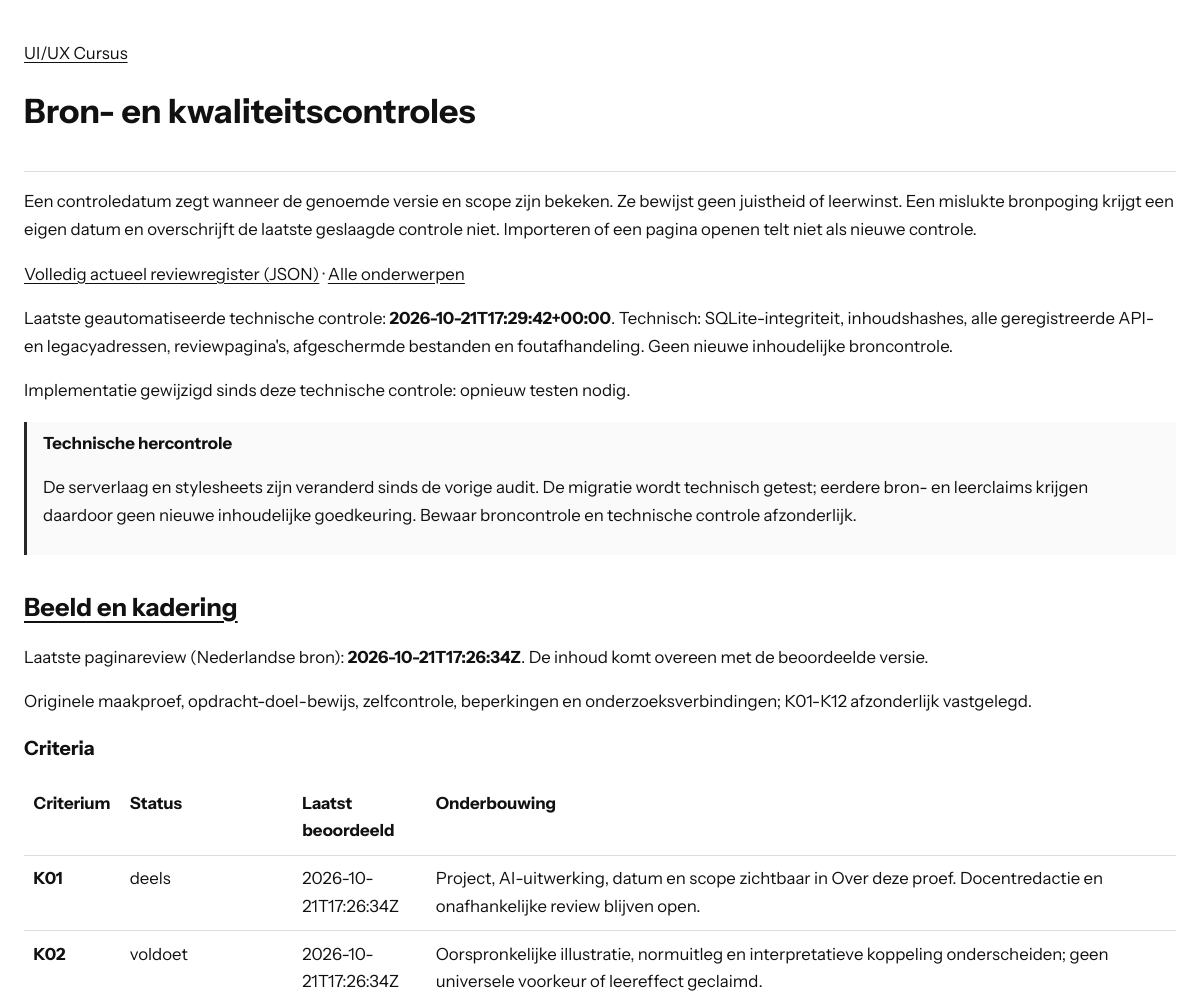
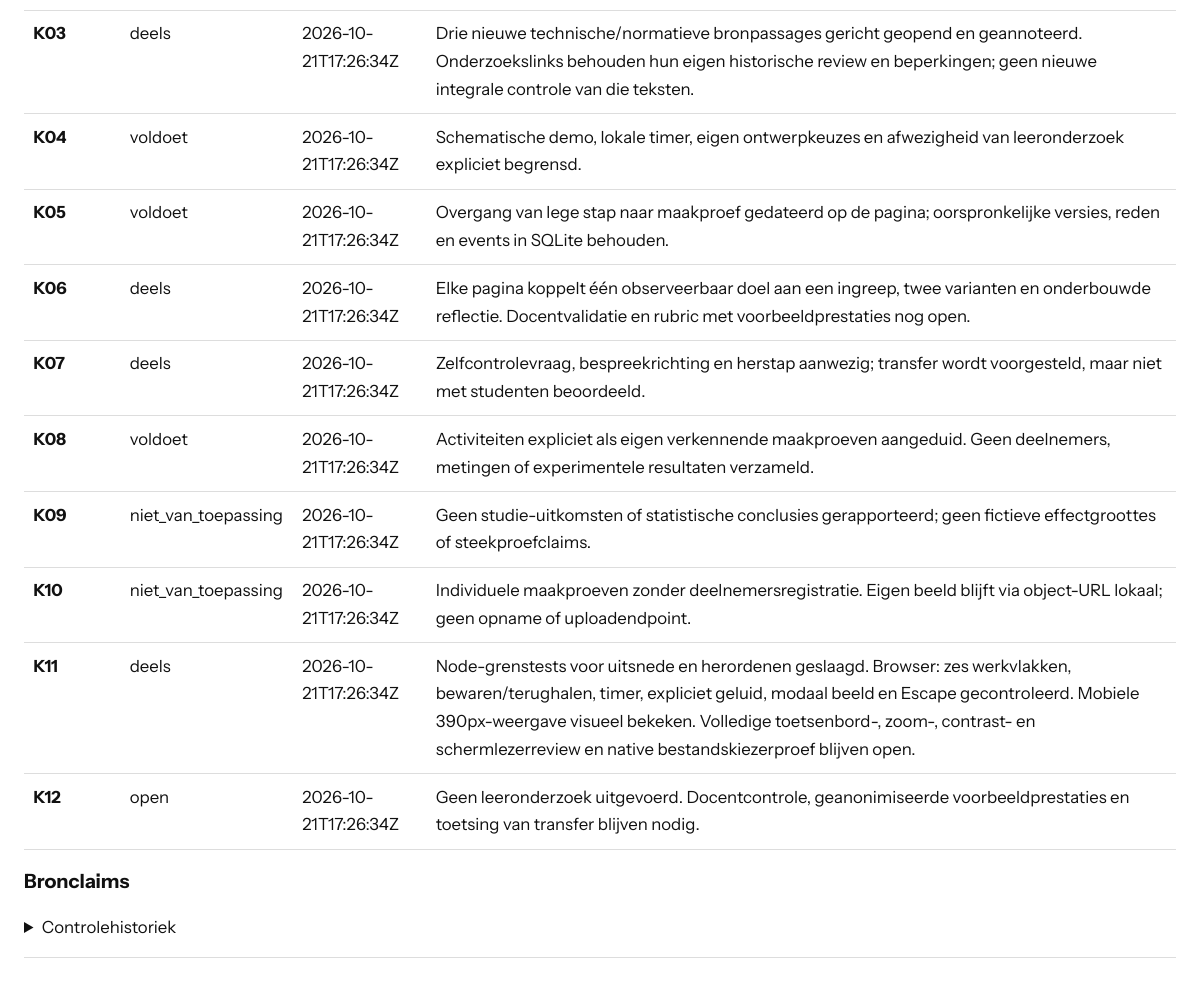
Page /checks.php?topic=herkennen on the committed database (2 pictures, top to bottom).
### tables this page shows
CREATE TABLE metadata (key TEXT PRIMARY KEY, value TEXT NOT NULL);

CREATE TABLE criterion_checks (
    topic_id TEXT NOT NULL REFERENCES topics(id), criterion TEXT NOT NULL,
    status TEXT NOT NULL, evidence TEXT NOT NULL, last_checked_at TEXT,
    checked_hash TEXT NOT NULL, PRIMARY KEY(topic_id,criterion)
);

### lib/course.php (called while the page is built, shortened)
<?php
function course_decode(string $value): array
{
    return json_decode($value, true, 512, JSON_THROW_ON_ERROR);
}
function course_meta(PDO $db, string $key): array
{
    $q = $db->prepare('SELECT value FROM metadata WHERE key = ?');
    $q->execute([$key]);
    $value = $q->fetchColumn();
    return $value === false ? [] : course_decode($value);
}
function course_topics(PDO $db): array
{
    $q = $db->prepare('SELECT id, metadata_json FROM topics ORDER BY position');
    $q->execute();
    return array_map(static function (array $row): array {
        $topic = course_decode($row['metadata_json']);
        $topic['contentFile'] = 'api.php?resource=content&id=' . rawurlencode($row['id']) . '&lang=nl';
        return $topic;
    }, $q->fetchAll());
}
function course_review(PDO $db, string $id): ?array
{
    $q = $db->prepare('SELECT p.*, c.content_hash FROM page_reviews p JOIN contents c ON c.topic_id=p.topic_id AND c.lang=? WHERE p.topic_id=?');
    $q->execute(['nl', $id]);
    $row = $q->fetch();
    $review = course_decode($row['review_json']);
    $review['review_language'] = 'nl';
    $review['last_checked_at'] = $row['last_checked_at'];
    $review['checked_hash'] = $row['checked_hash'];
    $review['current_hash'] = $row['content_hash'];
    $review['needs_content_review'] = $row['checked_hash'] !== $row['content_hash'];
    $q = $db->prepare('SELECT * FROM criterion_checks WHERE topic_id=? ORDER BY criterion');
    $q->execute([$id]);
    foreach ($q as $item) {
        $review['criteria'][$item['criterion']] = [
            'status' => $item['status'], 'evidence' => $item['evidence'],
            'last_checked_at' => $item['last_checked_at'], 'checked_hash' => $item['checked_hash'],
            'needs_review' => $item['checked_hash'] !== $row['content_hash'],
        ];
    }
    $q = $db->prepare('SELECT * FROM claims WHERE topic_id=? ORDER BY id');
    $q->execute([$id]);
    $review['claims'] = [];
    return $review;
}
function course_dependencies(PDO $db): array
{
    $expected = course_meta($db, 'audit')['dependency_hashes'] ?? [];
    $result = [];
    foreach ($expected as $file => $hash) {
        $path = COURSE_ROOT . '/' . $file;
        $current = is_file($path) ? hash_file('sha256', $path) : null;
        $result[] = ['file' => $file, 'checked_hash' => $hash, 'current_hash' => $current, 'needs_review' => $current !== $hash];
    }
    return $result;
}
function course_e(mixed $text): string
{
    return htmlspecialchars((string)$text, ENT_QUOTES | ENT_SUBSTITUTE, 'UTF-8');
}
function course_slug(mixed $value): ?string
{
    return is_string($value) && preg_match('/\A[a-z0-9]+(?:-[a-z0-9]+)*\z/D', $value) ? $value : null;
}

### checks.php (the view, shortened to what this page needs)
<?php
require_once __DIR__ . '/lib/course.php';
try {
    $db = course_db();
    $topics = course_topics($db);
    $selected = isset($_GET['topic']) ? course_slug($_GET['topic']) : null;
    $review = $selected !== null ? course_review($db, $selected) : null;
    $reviews = $selected === null ? course_reviews($db)['records'] : [$review];
} catch (Throwable $error) {
    error_log('Course checks: ' . $error->getMessage());
    http_response_code(503);
    exit('De controles zijn tijdelijk niet beschikbaar.');
}
?>
<!doctype html>
<html lang="nl"><head><meta charset="utf-8"><meta name="viewport" content="width=device-width,initial-scale=1">
<title>Bron- en kwaliteitscontroles - UI/UX Cursus</title><link rel="stylesheet" href="styles/checks.css?v=instrument1"></head>
<body><header><a href="index.php">UI/UX Cursus</a><h1>Bron- en kwaliteitscontroles</h1></header><main>
<p>Een controledatum zegt wanneer de genoemde versie en scope zijn bekeken. Ze bewijst geen juistheid of leerwinst. Een mislukte bronpoging krijgt een eigen datum en overschrijft de laatste geslaagde controle niet. Importeren of een pagina openen telt niet als nieuwe controle.</p>
<p><a href="api.php?resource=reviews">Volledig actueel reviewregister (JSON)</a> · <a href="checks.php">Alle onderwerpen</a></p>
<?php $technical = course_meta($db, 'technical_validation'); if ($technical): ?>
<p>Laatste geautomatiseerde technische controle: <strong><?= course_e($technical['validated_at']) ?></strong>. <?= course_e($technical['scope']) ?></p>
<?php $technicalChanged = array_filter($technical['file_hashes'], static fn(string $hash, string $file): bool => !is_file(COURSE_ROOT . '/' . $file) || hash_file('sha256', COURSE_ROOT . '/' . $file) !== $hash, ARRAY_FILTER_USE_BOTH); if ($technicalChanged): ?><p>Implementatie gewijzigd sinds deze technische controle: opnieuw testen nodig.</p><?php endif; ?>
<?php endif; ?>
<?php $changed = array_filter(course_dependencies($db), static fn(array $r): bool => $r['needs_review']); ?>
<?php if ($changed): ?><aside><strong>Technische hercontrole</strong><p>De serverlaag en stylesheets zijn veranderd sinds de vorige audit. De migratie wordt technisch getest; eerdere bron- en leerclaims krijgen daardoor geen nieuwe inhoudelijke goedkeuring. Bewaar broncontrole en technische controle afzonderlijk.</p></aside><?php endif; ?>
<?php foreach ($reviews as $item): ?>
<section><h2><a href="index.php?topic=<?= course_e($item['id']) ?>#<?= course_e($item['id']) ?>"><?= course_e(array_values(array_filter($topics, static fn(array $t): bool => $t['id'] === $item['id']))[0]['titel']) ?></a></h2>
<p>Laatste paginareview (Nederlandse bron): <strong><?= course_e($item['last_checked_at'] ?? 'nog niet gecontroleerd') ?></strong>. <?= !$item['last_checked_at'] ? 'Nog niet inhoudelijk beoordeeld.' : ($item['needs_content_review'] ? 'Inhoud gewijzigd sinds deze review: hercontrole nodig.' : 'De inhoud komt overeen met de beoordeelde versie.') ?></p>
<p><?= course_e($item['review_scope'] ?? '') ?></p>
<?php if ($selected === null): ?><p><a href="checks.php?topic=<?= course_e($item['id']) ?>">Bekijk criteria, bronclaims en controledatums</a></p><?php else: ?>
<h3>Criteria</h3><div class="table-scroll"><table><thead><tr><th>Criterium</th><th>Status</th><th>Laatst beoordeeld</th><th>Onderbouwing</th></tr></thead><tbody>
<?php foreach ($item['criteria'] as $key => $criterion): ?><tr><th><?= course_e($key) ?></th><td><?= course_e($criterion['status']) ?></td><td><?= course_e($criterion['last_checked_at'] ?? 'onbekend') ?></td><td><?= course_e($criterion['evidence']) ?></td></tr><?php endforeach; ?>
</tbody></table></div><h3>Bronclaims</h3>
<details><summary>Controlehistoriek</summary></details>
<?php endif; ?></section>
<?php endforeach; ?>
</main></body></html>

### styles/checks.css (style rules this page uses)
:root { color-scheme: light; }
body { max-width: 76rem; margin: auto; padding: 1.5rem; color: #111; background: white; font: 1.05rem/1.65 "Instrument Sans",system-ui,sans-serif; }
h1,h2,h3,h4 { font-family: "Instrument Sans",system-ui,sans-serif; line-height: 1.25; overflow-wrap: anywhere; }
header,section,article { padding-block: 1rem; border-bottom: 1px solid #ddd; }
a { color: inherit; text-underline-offset: .2em; }
aside { border-left: 3px solid #292929; padding: .5rem 1rem; background: #fafafa; }
table { border-collapse: collapse; width: 100%; }
th,td { text-align: left; vertical-align: top; border-bottom: 1px solid #ddd; padding: .6rem; }
.table-scroll { overflow-x: auto; }
summary { cursor: pointer; }

### rows in the picture
metadata: value "2026-10-21T17:29:42+00:00", value "Technisch: SQLite-integriteit, inhoudshashes, alle geregistreerde API- en legacyadressen, reviewpagina's, afgeschermde bestanden en foutafhandeling. Geen nieuwe inhoudelijke broncontrole."
criterion_checks: topic "Beeld en kadering", last_checked_at "2026-10-21T17:26:34Z", shows "De inhoud komt overeen met de beoordeelde versie.", review_scope "Originele maakproef, opdracht-doel-bewijs, zelfcontrole, beperkingen en onderzoeksverbindingen; K01-K12 afzonderlijk vastgelegd.", key "K03", status "deels", evidence "Drie nieuwe technische/normatieve bronpassages gericht geopend en geannoteerd. Onderzoekslinks behouden hun eigen historische review en beperkingen; geen nieuwe integrale controle van die teksten.", key "K06", evidence "Elke pagina koppelt één observeerbaar doel aan een ingreep, twee varianten en onderbouwde reflectie. Docentvalidatie en rubric met voorbeeldprestaties nog open.", key "K11", evidence "Node-grenstests voor uitsnede en herordenen geslaagd. Browser: zes werkvlakken, bewaren/terughalen, timer, expliciet geluid, modaal beeld en Escape gecontroleerd. Mobiele 390px-weergave visueel bekeken. Volledige toetsenbord-, zoom-, contrast- en schermlezerreview en native bestandskiezerproef blijven open.", key "K12", status "open", evidence "Geen leeronderzoek uitgevoerd. Docentcontrole, geanonimiseerde voorbeeldprestaties en toetsing van transfer blijven nodig."
criterion_checks: key "K01", status "deels", last_checked_at "2026-10-21T17:26:34Z", evidence "Project, AI-uitwerking, datum en scope zichtbaar in Over deze proef. Docentredactie en onafhankelijke review blijven open."
criterion_checks: key "K02", status "voldoet", last_checked_at "2026-10-21T17:26:34Z", evidence "Oorspronkelijke illustratie, normuitleg en interpretatieve koppeling onderscheiden; geen universele voorkeur of leereffect geclaimd."
criterion_checks: key "K04", status "voldoet", last_checked_at "2026-10-21T17:26:34Z", evidence "Schematische demo, lokale timer, eigen ontwerpkeuzes en afwezigheid van leeronderzoek expliciet begrensd."
criterion_checks: key "K05", status "voldoet", last_checked_at "2026-10-21T17:26:34Z", evidence "Overgang van lege stap naar maakproef gedateerd op de pagina; oorspronkelijke versies, reden en events in SQLite behouden."
criterion_checks: key "K07", status "deels", last_checked_at "2026-10-21T17:26:34Z", evidence "Zelfcontrolevraag, bespreekrichting en herstap aanwezig; transfer wordt voorgesteld, maar niet met studenten beoordeeld."
criterion_checks: key "K08", status "voldoet", last_checked_at "2026-10-21T17:26:34Z", evidence "Activiteiten expliciet als eigen verkennende maakproeven aangeduid. Geen deelnemers, metingen of experimentele resultaten verzameld."
criterion_checks: key "K09", status "niet_van_toepassing", last_checked_at "2026-10-21T17:26:34Z", evidence "Geen studie-uitkomsten of statistische conclusies gerapporteerd; geen fictieve effectgroottes of steekproefclaims."
criterion_checks: key "K10", status "niet_van_toepassing", last_checked_at "2026-10-21T17:26:34Z", evidence "Individuele maakproeven zonder deelnemersregistratie. Eigen beeld blijft via object-URL lokaal; geen opname of uploadendpoint."
